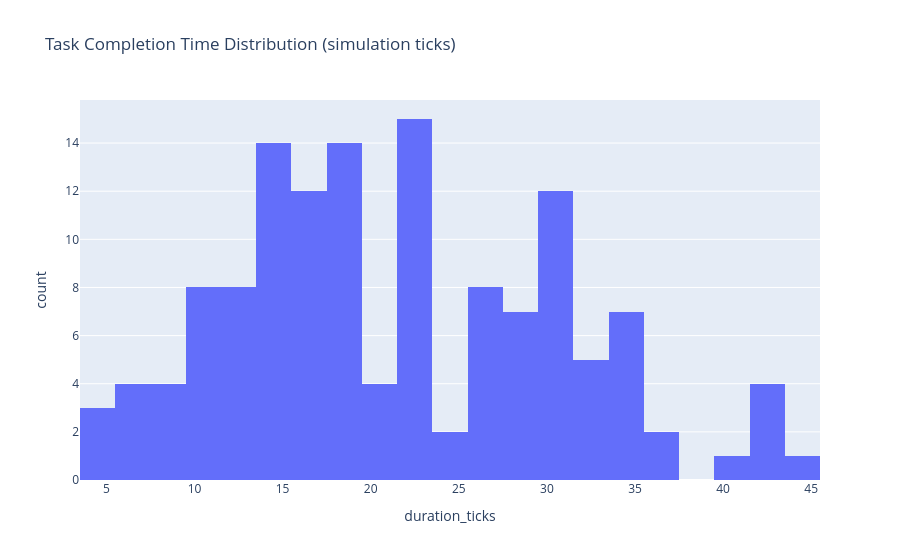

This figure's notebook cell:
### Code cell
import json

completed_df = outcomes_df[outcomes_df["reason"] == "COMPLETED"].copy()
completed_df["duration_ticks"] = completed_df["result"].apply(lambda r: json.loads(r)["duration_ticks"])

fig = px.histogram(
    completed_df, x="duration_ticks", nbins=20,
    title="Task Completion Time Distribution (simulation ticks)",
)
fig.show()

print(f"Average completion time: {completed_df['duration_ticks'].mean():.1f} ticks")
print(f"Median completion time: {completed_df['duration_ticks'].median():.1f} ticks")

### Figure 1 — Plotly figure (JSON) as saved in the notebook; plotly's stock layout.template omitted (floating-point values rounded to 4 significant figures; data arrays with more than 128 entries replaced by an {"elided": "..."} marker saying what was removed)
{"data": [{"bingroup": "x", "hovertemplate": "duration_ticks=%{x}<br>count=%{y}<extra></extra>", "legendgroup": "", "marker": {"color": "#636efa", "pattern": {"shape": ""}}, "name": "", "nbinsx": 20, "orientation": "v", "showlegend": false, "type": "histogram", "x": {"elided": "135 int values"}, "xaxis": "x", "yaxis": "y"}], "layout": {"barmode": "relative", "legend": {"tracegroupgap": 0}, "title": {"text": "Task Completion Time Distribution (simulation ticks)"}, "xaxis": {"anchor": "y", "domain": [0, 1], "title": {"text": "duration_ticks"}}, "yaxis": {"anchor": "x", "domain": [0, 1], "title": {"text": "count"}}}}
